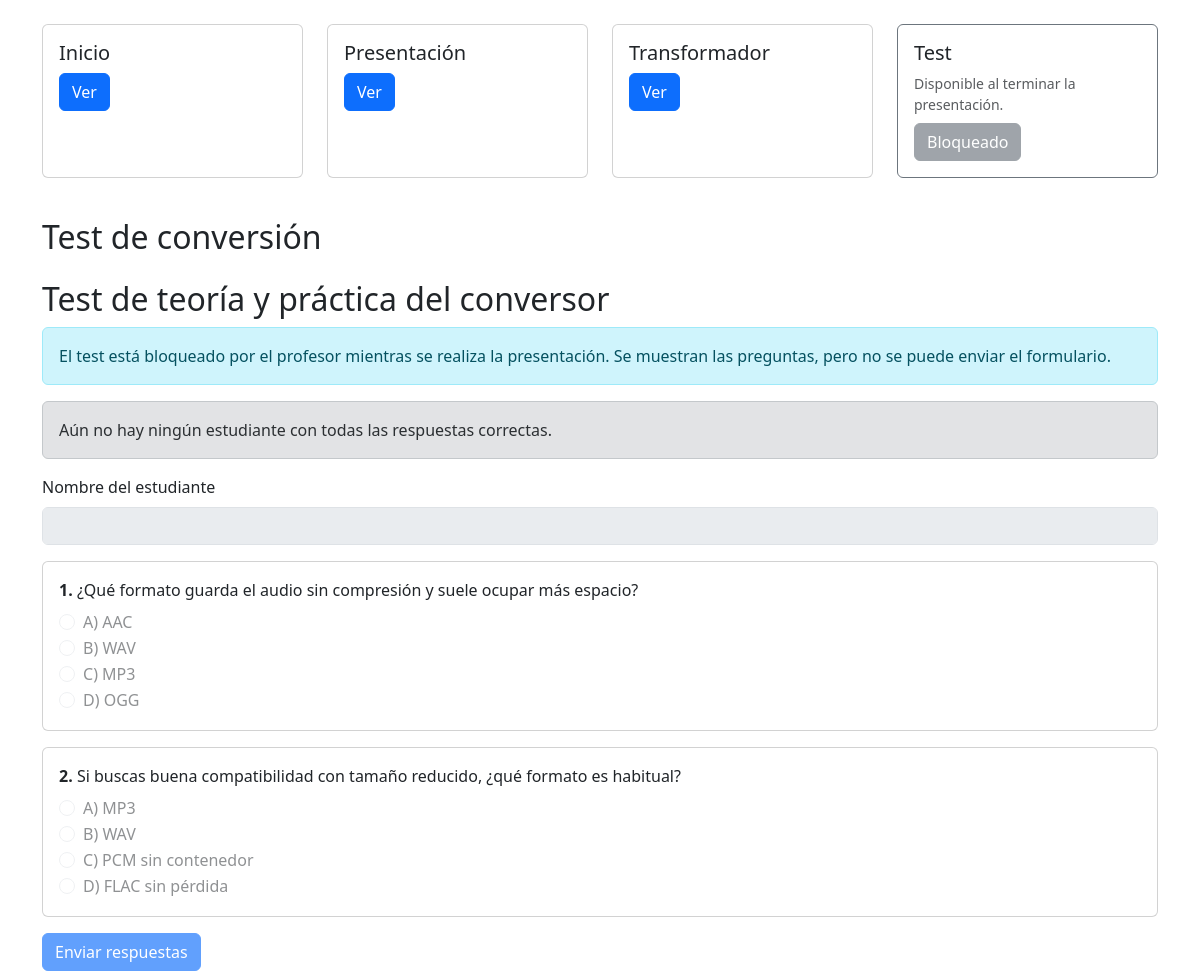
The app's page /test.php, older data.
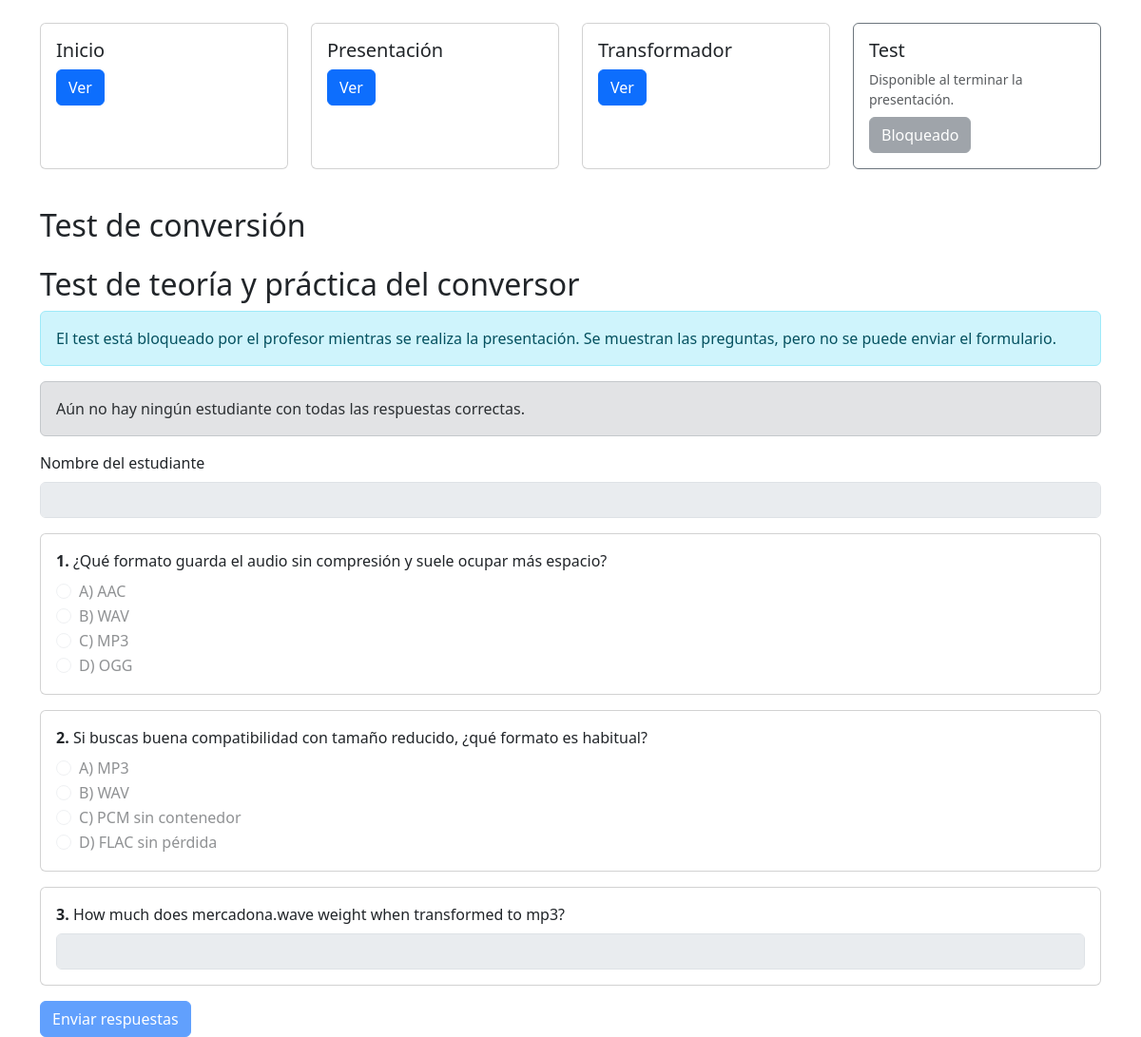
The same page, newer data.
### tables this page shows
CREATE TABLE app_settings (
  id INT NOT NULL AUTO_INCREMENT,
  setting_key VARCHAR(80) NOT NULL,
  setting_value VARCHAR(255) NOT NULL,
  updated_at TIMESTAMP NOT NULL DEFAULT CURRENT_TIMESTAMP ON UPDATE CURRENT_TIMESTAMP,
  PRIMARY KEY (id),
  UNIQUE KEY uniq_setting_key (setting_key)
);

CREATE TABLE test_questions (
  id INT NOT NULL AUTO_INCREMENT,
  question_text VARCHAR(255) NOT NULL,
  question_type ENUM('multiple_choice', 'open_text') NOT NULL DEFAULT 'multiple_choice',
  option_a VARCHAR(255) NULL,
  option_b VARCHAR(255) NULL,
  option_c VARCHAR(255) NULL,
  option_d VARCHAR(255) NULL,
  correct_option CHAR(1) NULL,
  correct_text VARCHAR(255) NULL,
  PRIMARY KEY (id)
);

### src/lib.php (called while the page is built, shortened)
<?php
function isTestEnabled(?mysqli $mysqli): bool
{
    $query = "SELECT setting_value FROM app_settings WHERE setting_key = 'test_enabled' LIMIT 1";
    $result = $mysqli->query($query);
    $row = $result->fetch_assoc();
    return isset($row['setting_value']) && (int) $row['setting_value'] === 1;
}
function normalizePotentialMojibake(string $text): string
{
    if ($text === '') {
        return $text;
    }
    if (!preg_match('/(?:Ã.|Â.)/u', $text)) {
        return $text;
    }
    $normalized = mb_convert_encoding($text, 'UTF-8', 'ISO-8859-1');
    return is_string($normalized) ? $normalized : $text;
}

### src/test.php (the view, shortened to what this page needs)
<!DOCTYPE html>
<html>
<head>
  <link href="https://cdn.jsdelivr.net/npm/bootstrap@5.3.2/dist/css/bootstrap.min.css" rel="stylesheet">
</head>
<body class="container">
<?php include 'header.php'; ?>
<h2 class="mt-4">Test de conversión</h2>
<?php
require_once __DIR__ . '/lib.php';
$dbError = null;
$questions = [];
$firstPerfect = null;
$mysqli = connectDatabase();
$testEnabled = isTestEnabled($mysqli);
if ($mysqli) {
    $result = $mysqli->query('SELECT id, question_text, question_type, option_a, option_b, option_c, option_d, correct_option, correct_text FROM test_questions ORDER BY id ASC');    if ($result) {
        while ($row = $result->fetch_assoc()) {
            $row['question_text'] = normalizePotentialMojibake((string) ($row['question_text'] ?? ''));
            foreach (['option_a', 'option_b', 'option_c', 'option_d'] as $optionField) {
                $row[$optionField] = normalizePotentialMojibake((string) ($row[$optionField] ?? ''));
            }
            $questions[] = $row;
        }
    }
    $winnerQuery = $mysqli->query('SELECT student_name, created_at FROM test_attempts WHERE all_correct = 1 ORDER BY created_at ASC, id ASC LIMIT 1');
    if ($winnerQuery) {
        $firstPerfect = $winnerQuery->fetch_assoc() ?: null;
    }
}
?>
<h2 class="mt-4">Test de teoría y práctica del conversor</h2>
<?php if ($dbError): ?>
    <div class="alert alert-danger"><?= htmlspecialchars($dbError, ENT_QUOTES, 'UTF-8') ?></div>
<?php elseif (empty($questions)): ?>
    <div class="alert alert-warning">No hay preguntas configuradas en la base de datos.</div>
<?php else: ?>
    <?php if (!$testEnabled): ?>
        <div class="alert alert-info">
            El test está bloqueado por el profesor mientras se realiza la presentación. Se muestran las preguntas, pero no se puede enviar el formulario.
        </div>
    <?php endif; ?>
    <?php if ($firstPerfect): ?>
        <div class="alert alert-success">
            <strong>Primer estudiante con puntuación perfecta:</strong>
            <?= htmlspecialchars($firstPerfect['student_name'], ENT_QUOTES, 'UTF-8') ?>
            (<?= htmlspecialchars($firstPerfect['created_at'], ENT_QUOTES, 'UTF-8') ?>)
        </div>
    <?php else: ?>
        <div class="alert alert-secondary">Aún no hay ningún estudiante con todas las respuestas correctas.</div>
    <?php endif; ?>
    <form method="POST" class="mt-3">
        <div class="mb-3">
            <label for="student_name" class="form-label">Nombre del estudiante</label>
            <input type="text" id="student_name" name="student_name" class="form-control" required <?= $testEnabled ? '' : 'disabled' ?>>
        </div>
        <?php foreach ($questions as $index => $question): ?>
            <div class="card mb-3">
                <div class="card-body">
                    <p class="mb-2"><strong><?= ($index + 1) ?>.</strong> <?= htmlspecialchars($question['question_text'], ENT_QUOTES, 'UTF-8') ?></p>
                    <?php if ($question['question_type'] === 'open_text'): ?>
                        <input
                            type="text"
                            class="form-control"
                            name="q_<?= (int) $question['id'] ?>"
                            id="q<?= (int) $question['id'] ?>"
                            required <?= $testEnabled ? '' : 'disabled' ?>
                        >
                    <?php else: ?>
                        <?php foreach (['a', 'b', 'c', 'd'] as $letter): ?>
                            <?php $field = 'option_' . $letter; ?>
                            <div class="form-check">
                                <input class="form-check-input" type="radio" name="q_<?= (int) $question['id'] ?>" id="q<?= (int) $question['id'] . $letter ?>" value="<?= strtoupper($letter) ?>" required <?= $testEnabled ? '' : 'disabled' ?>>
                                <label class="form-check-label" for="q<?= (int) $question['id'] . $letter ?>">
                                    <?= strtoupper($letter) ?>) <?= htmlspecialchars($question[$field], ENT_QUOTES, 'UTF-8') ?>
                                </label>
                            </div>
                        <?php endforeach; ?>
                    <?php endif; ?>
                </div>
            </div>
        <?php endforeach; ?>
        <button type="submit" name="submit_quiz" value="1" class="btn btn-primary" <?= $testEnabled ? '' : 'disabled' ?>>Enviar respuestas</button>
    </form>
<?php endif; ?>
</body>
</html>

### src/header.php (shortened to what this page needs)
<?php
require_once __DIR__ . '/lib.php';
$mysqliHeader = connectDatabase();
$testEnabled = isTestEnabled($mysqliHeader);
?>
<div class="row mt-4">
    <div class="col-md-3 mb-3">
        <div class="card h-100">
            <div class="card-body">
                <h5>Inicio</h5>
                <a href="index.php" class="btn btn-primary">Ver</a>
            </div>
        </div>
    </div>
    <div class="col-md-3 mb-3">
        <div class="card h-100">
            <div class="card-body">
                <h5>Presentación</h5>
                <a href="presentacion.php" class="btn btn-primary">Ver</a>
            </div>
        </div>
    </div>
      <div class="col-md-3 mb-3">
        <div class="card h-100">
            <div class="card-body">
                <h5>Transformador</h5>
                <a href="transformador.php" class="btn btn-primary">Ver</a>
            </div>
        </div>
    </div>
    <div class="col-md-3 mb-3">
        <div class="card h-100 <?= $testEnabled ? 'border-success' : 'border-secondary' ?>">
            <div class="card-body">
                <h5>Test</h5>
                        <?php if ($testEnabled): ?>
                            <a href="test.php" class="btn btn-success">Ver</a>
                        <?php else: ?>
                            <p class="text-muted small mb-2">Disponible al terminar la presentación.</p>
                            <button class="btn btn-secondary" disabled>Bloqueado</button>
                        <?php endif; ?>
            </div>
        </div>
    </div>
</div>

Row changes from the older to the newer data that the page shows:
added test_questions: question_text "How much does mercadona.wave weight when transformed to mp3?"
